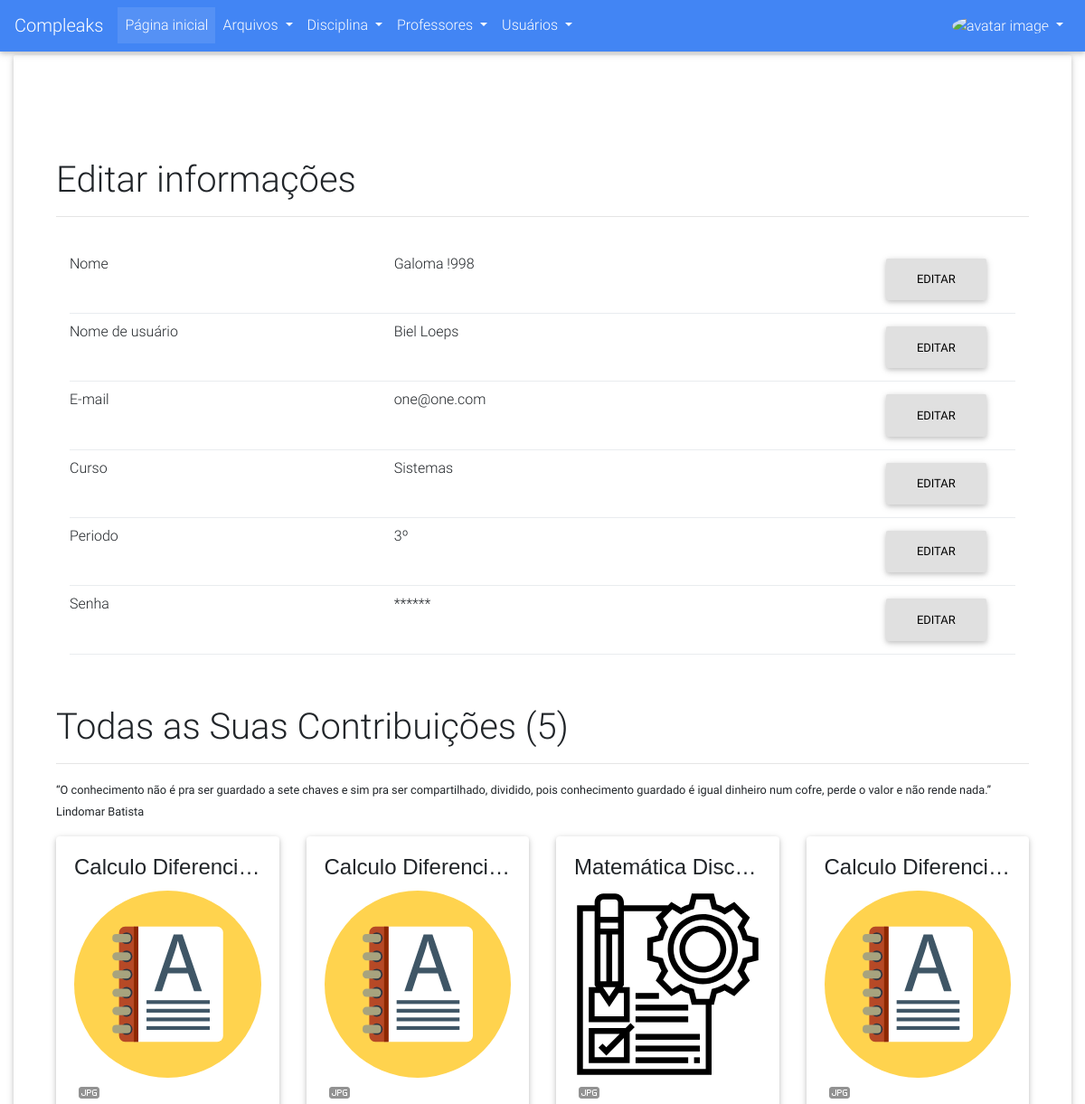
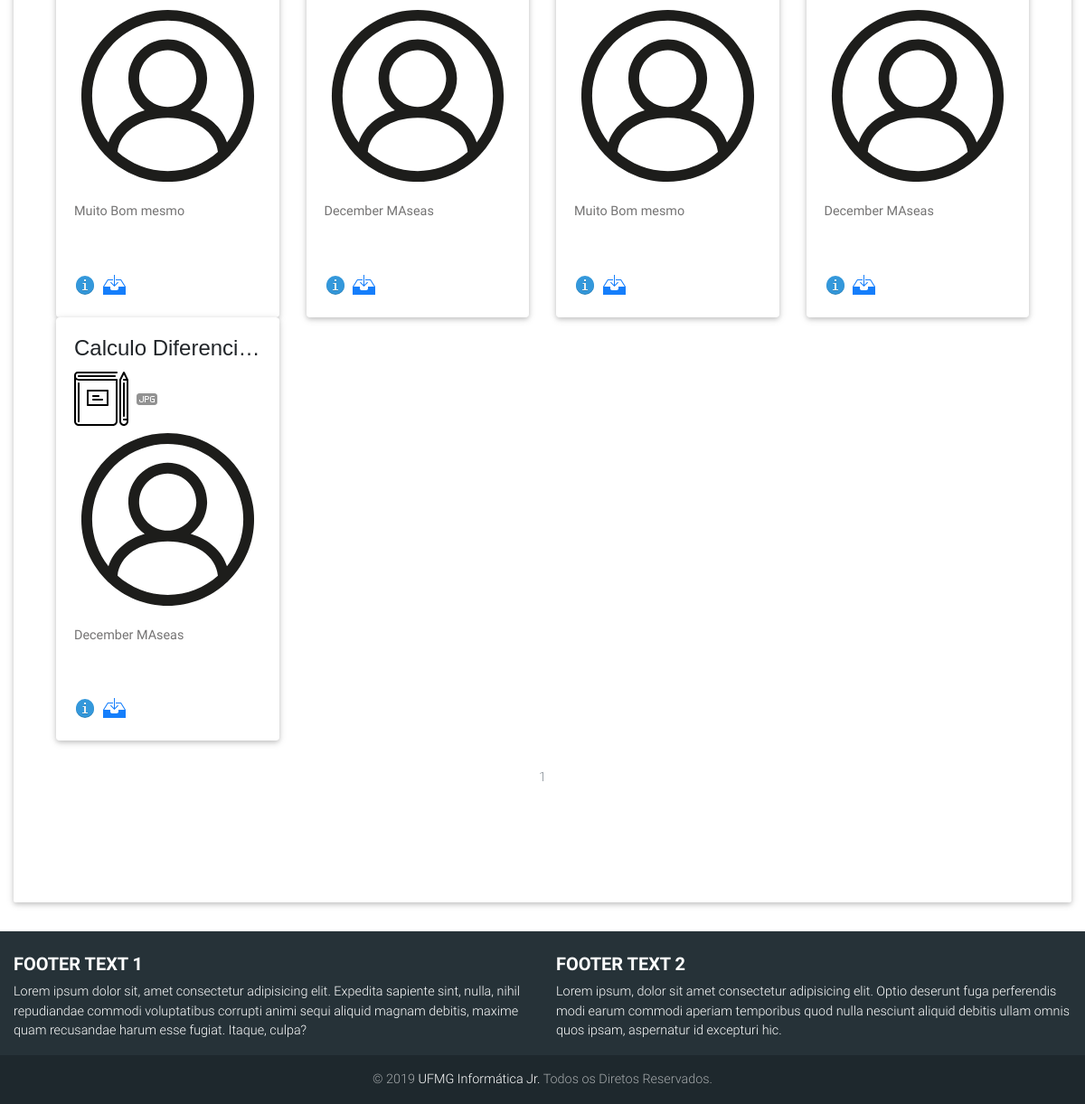
The app's page /usuarios/troca (signed in) with its own data (2 pictures, top to bottom).
### compleaks/usuarios/models.py (models this page shows, shortened)
class Usuario(db.Model, UserMixin):
	__tablename__ = 'usuarios'
	id = db.Column(db.Integer, primary_key=True)
	username = db.Column(db.String(30), unique=True)
	hhash = db.Column(db.String)
	nome = db.Column(db.String(120))
	email = db.Column(db.String(120), unique=True)
	curso = db.Column(db.String(64))
	periodo = db.Column(db.Integer)
	is_admin = db.Column(db.Integer)
	data_criacao = db.Column(db.DateTime, default=datetime.now)
	avatar = db.Column(db.String(120), default="default_profile.png")
	ativado = db.Column(db.Boolean)
	data_deletado = db.Column(db.DateTime, nullable=True)
	id_deletor = db.Column(db.Integer, nullable=True)
	motivo_delete = db.Column(db.String(120), nullable=True)
	arquivos = db.relationship('Arquivo', backref='author', lazy=True)
	avaliacoes = db.relationship('Avaliacao_Arquivo', backref='avaliador', lazy=True)

### compleaks/arquivos/models.py (models this page shows, shortened)
class Arquivo(db.Model):
	__tablename__ = 'arquivos'
	id = db.Column(db.Integer, primary_key=True)
	arquivo = db.Column(db.String(120), nullable=False)
	ano = db.Column(db.Integer)
	semestre = db.Column(db.String(80))
	tipo_conteudo = db.Column(db.String(120))
	observacoes = db.Column(db.Text)
	extensao = db.Column(db.String(6))
	data_submissao = db.Column(db.DateTime, default=datetime.now)
	nota = db.Column(db.Integer, nullable=True)
	data_deletado = db.Column(db.DateTime, nullable=True)
	ativado = db.Column(db.Boolean)
	id_deletor = db.Column(db.Integer, nullable=True)
	motivo_delete = db.Column(db.String(600), nullable=True)
	professors = db.relationship(Professor)
	disciplinas = db.relationship(Disciplina)
	usuarios = db.relationship(Usuario)
	professor_id = db.Column(db.Integer, db.ForeignKey('professores.id'), nullable=True)
	disciplina_id = db.Column(db.Integer, db.ForeignKey('disciplinas.id'), nullable=False)
	usuario_id = db.Column(db.Integer, db.ForeignKey('usuarios.id'), nullable=False)
	avaliacoes = db.relationship('Avaliacao_Arquivo', backref='arquivo_avaliado', lazy=True)

### compleaks/disciplinas/models.py (models this page shows, shortened)
class Disciplina(db.Model):
	__tablename__ = 'disciplinas'
	id = db.Column(db.Integer, primary_key=True)
	nome = db.Column(db.String, unique=True)
	data_criacao = db.Column(db.DateTime, default=datetime.now())
	ativado = db.Column(db.Boolean)
	data_deletado = db.Column(db.DateTime, nullable=True)
	id_deletor = db.Column(db.Integer, nullable=True)
	id_criador = db.Column(db.Integer, nullable=True)
	motivo_delete = db.Column(db.String(120), nullable=True)
	arquivos = db.relationship('Arquivo', backref='disciplina', lazy=True)

### compleaks/usuarios/views.py (the view, shortened to what this page needs)
@usuarios.route('/troca', methods=['POST', 'GET'])
@login_required
def troca():
	form_email = TrocaEmailForm()
	form_senha =  TrocaSenhaForm()
	form_nome = TrocaNomeForm()
	form_username = TrocaUsernameForm()
	form_curso = TrocaCursoForm()
	form_periodo = TrocaPeriodoForm()
	if form_nome.validate_on_submit():
		current_user.nome = form_nome.novo_nome.data
		db.session.commit()
		flash("Nome trocado com sucesso!", "warning")
	if form_username.validate_on_submit():
		current_user.username = form_username.novo_username.data
		db.session.commit()
		flash("Nome de usuário trocado com sucesso!", "warning")
	if form_curso.validate_on_submit():
		current_user.curso = form_curso.novo_curso.data
		db.session.commit()
		flash("Curso trocado com sucesso!", "warning")
	if form_periodo.validate_on_submit():
		current_user.periodo = form_periodo.novo_periodo.data
		db.session.commit()
		flash("Periodo trocado com sucesso!", "warning")
	bcrypt = Bcrypt()
	page = request.args.get('page', 1, type=int)
	arquivos = Arquivo.query\
					.filter(Arquivo.usuario_id\
					.contains(int(current_user.id)))\
					.filter_by(ativado=True)\
					.paginate(page=page, per_page=12)
	arquivos_row_1 = []
	arquivos_row_2 = []
	arquivos_row_3 = []
	contador = 0
	for arquivo in arquivos.items:
		if contador >= 4:
			break
		arquivos_row_1.append(arquivo)
		contador = contador + 1
	contador = 0
	for arquivo in arquivos.items:
		if contador >= 8:
			break
		if contador >= 4:
			arquivos_row_2.append(arquivo)
		contador = contador + 1
	contador = 0
	for arquivo in arquivos.items:
		if contador >= 12:
			break
		if contador >= 8:
			arquivos_row_3.append(arquivo)
		contador = contador + 1
	arquivos_rows = [arquivos_row_1, arquivos_row_2, arquivos_row_3]
	quantidade = len(arquivos_row_1) + len(arquivos_row_2) + len(arquivos_row_3)
	return render_template('troca_informacao.html',
							form_email=form_email,
							form_senha=form_senha,
							dist=dist,
							arquivos_rows=arquivos_rows,
							contribuiu=quantidade,
							arquivos=arquivos,
							current_user=current_user,
							form_nome=form_nome,
							form_username=form_username,
							form_curso=form_curso,
							form_periodo=form_periodo)

### compleaks/usuarios/models.py (called while the page is built)
@login_manager.user_loader
def load_user(user_id):
    return Usuario.query.get(user_id)

### compleaks/usuarios/templates/usuarios/troca_informacao.html (shortened to what this page needs)
{% extends 'base.html' %}
{% block content %}
    <div class="page-header">
        <h1>Editar informações</h1>
        <hr/>
    </div>
    <br>
    <div class="container">
        <div class="row">
            <div class="col-sm-4">
                Nome
            </div>
            <div class="col-sm-6">
                {{ current_user.nome }}
            </div>
            <div class="col-sm-2">
                <button type="button" class="btn btn-light" onclick="formulario_nome('editar_nome')">Editar</button>
            </div>
        </div>
        <div class="dropdown-divider"></div>
        <div class="row">
            <div class="col-sm-4">
                Nome de usuário
            </div>
            <div class="col-sm-6">
                {{ current_user.username }}
            </div>
            <div class="col-sm-2">
                <button type="button" class="btn btn-light" onclick="formulario_username('editar_username')">Editar</button>
            </div>
        </div>
        <div class="dropdown-divider"></div>
        <div class="row">
            <div class="col-sm-4">
                E-mail
            </div>
            <div class="col-sm-6">
                {{ current_user.email }}
            </div>
            <div class="col-sm-2">
                <button type="button" class="btn btn-light" onclick="formulario_email('editar_email')">Editar</button>
            </div>
        </div>
        <div class="dropdown-divider"></div>
        <div class="row">
            <div class="col-sm-4">
                Curso
            </div>
            <div class="col-sm-6">
                {{ current_user.curso }}
            </div>
            <div class="col-sm-2">
                <button type="button" class="btn btn-light" onclick="formulario_curso('editar_curso')">Editar</button>
            </div>
        </div>
        <div class="dropdown-divider"></div>
        <div class="row">
            <div class="col-sm-4">
                Periodo
            </div>
            <div class="col-sm-6">
                {{ current_user.periodo }}º
            </div>
            <div class="col-sm-2">
                <button type="button" class="btn btn-light" onclick="formulario_periodo('editar_periodo')">Editar</button>
            </div>
        </div>
        <div class="dropdown-divider"></div>
        <div class="row">
            <div class="col-sm-4">
                Senha
            </div>
            <div class="col-sm-6">
                ******
            </div>
            <div class="col-sm-2">
                <button type="button" class="btn btn-light" onclick="formulario_senha('editar_senha')">Editar</button>
            </div>
        </div>
        <div class="dropdown-divider"></div>
    </div>
    <br/>
    <br/>
    <div>
        <div class="page-header">
            <h1>Todas as Suas Contribuições ({{contribuiu}})</h1>
            <hr/>
            <p>
            <small><q>O conhecimento não é pra ser guardado a sete chaves e sim pra ser compartilhado, dividido, pois conhecimento guardado é igual dinheiro num cofre, perde o valor e não rende nada.</q><br/>
        Lindomar Batista</small></p>
        </div>
        {% for row in arquivos_rows %}
            {% if row %}
            <div class="row">
                {% for arquivo in row %}
                    <div class="col-lg-3 col-6">
                        <div class="dist card">
                        <div class="card-body">
                            <h4 style="font-family: sans-serif;" class="card-title text-center text-truncate">{{arquivo.disciplina.nome}}</h4>
                            <p class="card-text">
                                <a href="{{ url_for('arquivos.buscar', filtro=3, admin='nao', pesquisa='nao', tip_arquiv=arquivo.tipo_conteudo) }}?page=1"><img class="img-responsive image marcas" data-toggle="tooltip" data-placement="button" title="{{arquivo.tipo_conteudo}}" src="{{url_for('static', filename='images/icones/conteudo/'+arquivo.tipo_conteudo+'.svg')}}" alt="{{arquivo.tipo_conteudo}}."></a>
                                <a href="#"><img src="{{url_for('static', filename='images/icones/arquivo/'+arquivo.extensao+'.svg')}}" data-toggle="tooltip" data-placement="button" title="Arquivo {{arquivo.extensao}}" class="image marcas" alt="Tipo de arquivo é {{arquivo.extensao}}"></a>
                                <a class="sumiras" href="{{url_for('usuarios.perfil', user_id=arquivo.author.id)}}"><img class="img-responsive image marcas" data-toggle="tooltip" data-placement="bottom" title="{{arquivo.author.username}}" src="{{url_for('static', filename='images/icones/padrao/user.svg')}}" alt="Username"></a>
                            </p>
                            <h5><p class="card-text text-truncate"><a data-toggle="tooltip" data-placement="top" title="{{arquivo.observacoes}}">{{arquivo.observacoes}}</a></p></h5>
                            <p>
                                <div id="atual2-{{arquivo.id}}">
                                </div>
                            </p>
                            <a href="#" data-toggle="modal" data-target="#confirm{{arquivo.id}}" class="card-link"><img class="img-responsive info" data-toggle="tooltip" data-placement="bottom" title="Mais Informações" src="{{url_for('static', filename='images/icones/padrao/info.svg')}}" alt="mais"></a>
                            <a  href="{{ url_for('static', filename='uploads/' + arquivo.arquivo + '.zip') }}"><img class="img-responsive download" data-toggle="tooltip" data-placement="top" title="Download" src="{{url_for('static', filename='images/icones/padrao/downloads.svg')}}" alt="Download"/></a>
                        </div>
                        </div>
                    </div>
                    {% endfor %}
                </div>
            {% endif %}
        {% endfor %}
        <br/>
        <nav  aria-label="Page navigation example" style="position: static;">
            <ul class="pagination justify-content-center">
                {% for page_num in arquivos.iter_pages(left_edge=1, right_edge=1, left_current=1, right_current=2) %}
                    {% if arquivos.page == page_num and page_num %}
                        <li class="page-item disabled">
                            <a class="page-link" href="{{ url_for('usuarios.troca', page=page_num) }}">{{ page_num }}</a></li>
                    {% elif page_num %}
                        <li class="page-item">
                            <a class="page-link" href="{{ url_for('usuarios.troca', page=page_num) }}">{{ page_num }}</a></li>
                        </li>
                    {% else %}
                        ...
                    {% endif %}
                {% endfor %}
            </ul>
        </nav>
    </div>
{% endblock %}

### records on screen
Usuario: nome "Galoma !998", username "Biel Loeps", email "one@one.com", curso "Sistemas", periodo "3"
Arquivo: disciplina.nome "Calculo Diferenci…", tipo_conteudo (picture), observacoes "Muito Bom mesmo"
Arquivo: disciplina.nome "Calculo Diferenci…", tipo_conteudo (picture), observacoes "December MAseas"
Arquivo: disciplina.nome "Matemática Disc…", tipo_conteudo (picture), observacoes "Muito Bom mesmo"
Arquivo: disciplina.nome "Calculo Diferenci…", tipo_conteudo (picture), observacoes "December MAseas"
Arquivo: disciplina.nome "Calculo Diferenci…", tipo_conteudo (picture), observacoes "December MAseas"

### other values on screen
{{ contribuiu }} "5"
{{ page_num }} "1"
